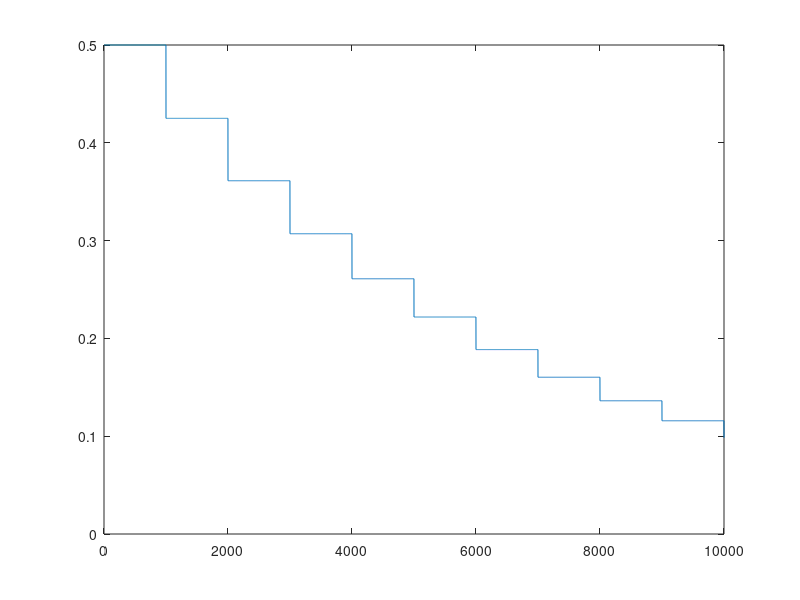
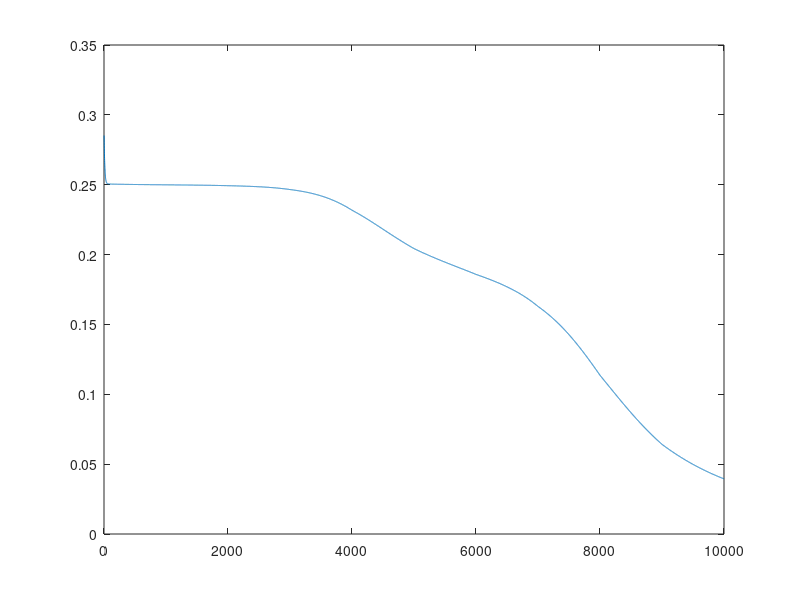

Recreate these plots in MATLAB, in order.
clc; clear

% Dataset
X = [0 0 1 1; 0 1 0 1];
y = [0 1 1 0];
M = length(y);

% Number of neurons per layer
n0 = 2; n1 = 2; n2 = 1;

% Weight initialization
%rng(42); 
W1 = randn(n1, n0);
b1 = zeros(n1, 1);
W2 = randn(n2, n1);
b2 = zeros(n2, 1);

% Hyperparameters
alpha = 0.5;     % learning rate
Nepochs = 10000; % number of iterations

% Activation function and derivative
sigmoid = @(z) 1 ./ (1 + exp(-z));
dsigmoid = @(a) a .* (1 - a);

loss_graph=zeros(1, Nepochs);
alpha_graph=zeros(1, Nepochs);

% Training loop
for epoch = 1:Nepochs
    % Forward pass 
    z1 = W1 * X + b1;       
    a1 = sigmoid(z1);       
    z2 = W2 * a1 + b2;       
    y_hat = sigmoid(z2);     

    % Compute loss 
    loss = mean((y_hat - y).^2);
    loss_graph(epoch) = loss;

    % Backpropagation 
    delta2 = (y_hat - y)/M .* dsigmoid(y_hat);
    dW2 = delta2 * a1';
    db2 = sum(delta2, 2);

    delta1 = W2' * delta2 .* dsigmoid(a1);
    dW1 = delta1 * X';
    db1 = sum(delta1, 2);

    % Update weights (full-batch gradient descent)
    W2 = W2 - alpha * dW2;
    b2 = b2 - alpha * db2;
    W1 = W1 - alpha * dW1;
    b1 = b1 - alpha * db1;

    % Display progress and update learning rate (StepLR)
    if mod(epoch, 1000) == 0
        fprintf('Epoch %d | Loss = %.6f\n', epoch, loss);
       alpha = alpha * 0.85;
    end
    alpha_graph(epoch) = alpha;
end

% Results
fprintf('\nFinal predictions:\n');
z1 = W1 * X + b1;
a1 = sigmoid(z1);
z2 = W2 * a1 + b2;
y_hat = sigmoid(z2);
disp([X; y_hat]);

fprintf('\nRounded predictions (0 or 1):\n');
disp([X; round(y_hat)]);

plot(1:Nepochs, alpha_graph)
figure
plot(1:Nepochs, loss_graph)
